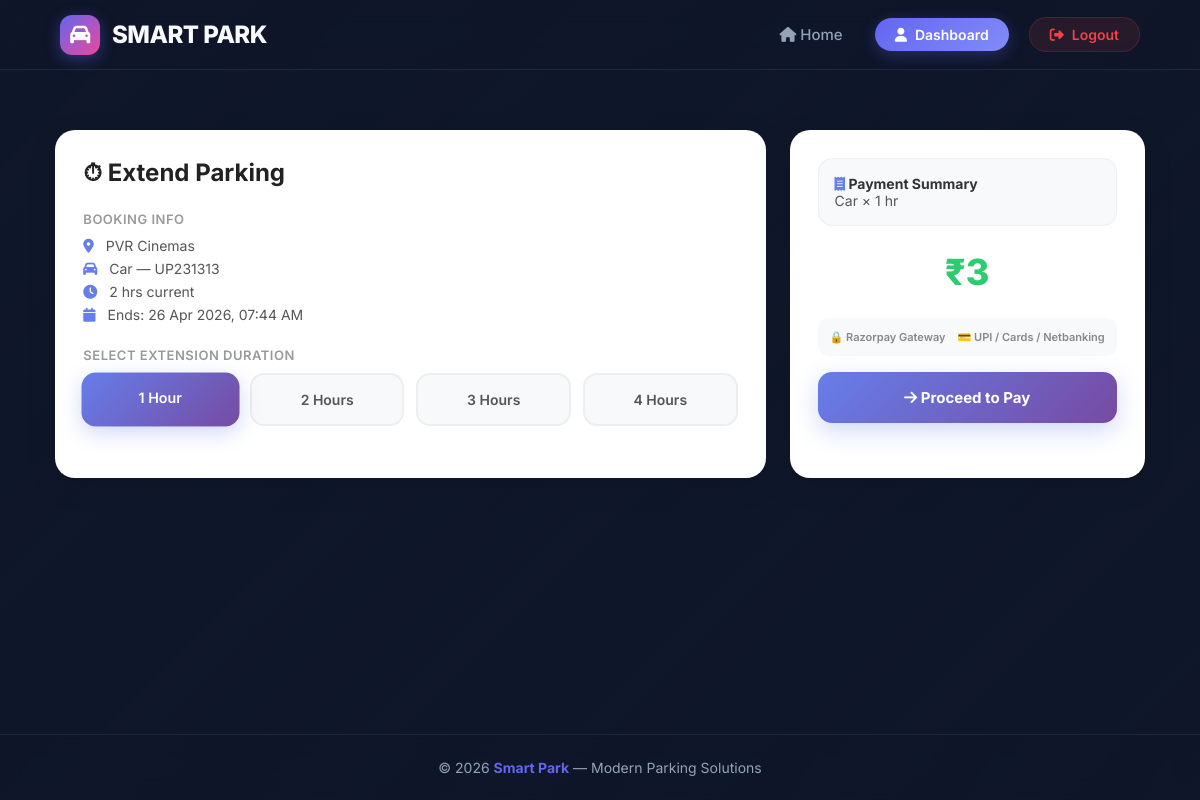
/payment/extension/20/ (signed in), run on the app's committed database.
### parking/models.py (models this page shows, shortened)
class Booking(models.Model):
    user = models.ForeignKey(User, on_delete=models.CASCADE)
    parking = models.ForeignKey(Parking, on_delete=models.CASCADE)
    vehicle_type = models.CharField(max_length=20, choices=VEHICLE_CHOICES)
    vehicle_number = models.CharField(max_length=20)
    booking_code = models.CharField(max_length=20, unique=True, editable=False)
    assigned_slot = models.CharField(max_length=10, blank=True, null=True)
    hours = models.IntegerField(default=1)
    total_price = models.FloatField(blank=True, null=True)
    booking_time = models.DateTimeField(auto_now_add=True)
    start_time = models.DateTimeField(null=True, blank=True)
    end_time = models.DateTimeField(null=True, blank=True)
    payment_timing = models.CharField(max_length=15, choices=PAYMENT_TIMING_CHOICES, default='pay_now')
    is_active = models.BooleanField(default=True)
    status = models.CharField(max_length=20, choices=BOOKING_STATUS_CHOICES, default='booked')
    is_checked_out = models.BooleanField(default=False)
    actual_exit_time = models.DateTimeField(null=True, blank=True)
    overstay_penalty = models.FloatField(default=0)
    rating = models.IntegerField(null=True, blank=True)

class Parking(models.Model):
    provider = models.ForeignKey(User, on_delete=models.CASCADE)
    parking_name = models.CharField(max_length=100)
    location = models.CharField(max_length=200)
    latitude = models.FloatField(null=True, blank=True)
    longitude = models.FloatField(null=True, blank=True)
    bike_slots = models.IntegerField(default=0)
    car_slots = models.IntegerField(default=0)
    suv_slots = models.IntegerField(default=0)
    truck_slots = models.IntegerField(default=0)
    available_bike_slots = models.IntegerField(default=0)
    available_car_slots = models.IntegerField(default=0)
    available_suv_slots = models.IntegerField(default=0)
    available_truck_slots = models.IntegerField(default=0)
    bike_price = models.FloatField(default=0)
    car_price = models.FloatField(default=0)
    suv_price = models.FloatField(default=0)
    truck_price = models.FloatField(default=0)
    bike_free_slots = models.IntegerField(default=0)
    car_free_slots = models.IntegerField(default=0)
    suv_free_slots = models.IntegerField(default=0)
    truck_free_slots = models.IntegerField(default=0)
    bike_first_free_limit = models.IntegerField(default=0)
    car_first_free_limit = models.IntegerField(default=0)
    suv_first_free_limit = models.IntegerField(default=0)
    truck_first_free_limit = models.IntegerField(default=0)
    used_bike_free_today = models.IntegerField(default=0)
    used_car_free_today = models.IntegerField(default=0)
    used_suv_free_today = models.IntegerField(default=0)
    used_truck_free_today = models.IntegerField(default=0)
    used_bike_first_free_today = models.IntegerField(default=0)
    used_car_first_free_today = models.IntegerField(default=0)
    used_suv_first_free_today = models.IntegerField(default=0)
    used_truck_first_free_today = models.IntegerField(default=0)
    last_reset_date = models.DateField(null=True, blank=True)
    def get_price(self, vehicle_type):
        prices = {
            "Bike": self.bike_price,
            "Car": self.car_price,
            "SUV": self.suv_price,
            "Truck": self.truck_price
        }
        return prices.get(vehicle_type, 0)

### parking/views.py (the view, shortened to what this page needs)
# urls.py: path('payment/extension/<int:booking_id>/', views.payment_extension, name='payment_extension'),
@login_required
def payment_extension(request, booking_id):
    booking = get_object_or_404(Booking, id=booking_id, user=request.user)
    rate = booking.parking.get_price(booking.vehicle_type)
    return render(request, "payment_extension.html", {
        "booking": booking,
        "show_checkout": False,
    })

### parking/templates/payment_extension.html (shortened to what this page needs)
{% extends 'home.html' %}
{% block content %}
<link rel="stylesheet" href="https://cdnjs.cloudflare.com/ajax/libs/font-awesome/6.5.0/css/all.min.css">
<div class="payment-wrapper">
    <div class="card">
        <div class="title">⏱ Extend Parking</div>
        <div class="section">
            <div class="section-title">Booking Info</div>
            <p><i class="fa-solid fa-location-dot"></i> {{ booking.parking.parking_name }}</p>
            <p><i class="fa-solid fa-car"></i> {{ booking.vehicle_type }} — {{ booking.vehicle_number }}</p>
            <p><i class="fa-solid fa-clock"></i> {{ booking.hours }} hrs current</p>
            {% if booking.end_time %}
            <p><i class="fa-solid fa-calendar"></i> Ends: {{ booking.end_time|date:"d M Y, h:i A" }}</p>
            {% endif %}
        </div>
        <div class="section">
            <div class="section-title">Select Extension Duration</div>
            <div class="hours-grid">
                <div class="hour-btn active" data-val="1">1 Hour</div>
                <div class="hour-btn" data-val="2">2 Hours</div>
                <div class="hour-btn" data-val="3">3 Hours</div>
                <div class="hour-btn" data-val="4">4 Hours</div>
            </div>
        </div>
    </div>
    <div class="card">
        {% if show_checkout %}
            <div class="summary-box">
                <strong><i class="fa-solid fa-receipt"></i> Payment Summary</strong><br>
                {{ booking.vehicle_type }} × {{ extension_hours }} hr extension
            </div>
            <div class="cost">₹{{ amount_display }}</div>
            <div class="security-strip">
                <div class="security-item">🔒 SSL Encrypted</div>
                <div class="security-item">🛡️ Razorpay Secure</div>
            </div>
            <div class="error-box" id="errorBox">
                <p id="errorMessage">Payment failed.</p>
            </div>
            <button class="btn" id="payBtn" onclick="startExtensionPayment()">
                🔐 Pay ₹{{ amount_display }} via Razorpay
            </button>
            <p class="powered-by">🔒 Secured by <strong>Razorpay</strong></p>
        {% else %}
            <form method="post" id="extensionForm">{% csrf_token %}
                <div class="summary-box">
                    <strong><i class="fa-solid fa-receipt"></i> Payment Summary</strong><br>
                    {{ booking.vehicle_type }} × <span id="hoursText">1</span> hr
                </div>
                <div class="cost" id="costText">₹0</div>
                <div class="security-strip">
                    <div class="security-item">🔒 Razorpay Gateway</div>
                    <div class="security-item">💳 UPI / Cards / Netbanking</div>
                </div>
                <button type="submit" class="btn" id="proceedBtn">
                    <i class="fa-solid fa-arrow-right"></i> Proceed to Pay
                </button>
            </form>
        {% endif %}
    </div>
</div>
{% endblock %}

### parking/templates/home.html (style rules this page uses)
:root { --primary: #6366f1; --primary-hover: #4f46e5; --secondary: #ec4899; --bg-dark: #0f172a; --text-light: #f8fafc; --text-muted: #94a3b8; --glass-bg: rgba(15, 23, 42, 0.6); --glass-border: rgba(255, 255, 255, 0.08); }
* { margin: 0; padding: 0; box-sizing: border-box; font-family: 'Inter', sans-serif; }
body { min-height: 100vh; display: flex; flex-direction: column; background-color: var(--bg-dark); color: var(--text-light); overflow-x: hidden; }

### parking/templates/payment_extension.html (style rules this page uses)
.payment-wrapper { max-width:1100px; margin:20px auto; display:grid; grid-template-columns:2fr 1fr; gap:24px; animation:fadeInUp 0.5s ease; }
.card { background:#fff; padding:28px; border-radius:20px; box-shadow:0 8px 30px rgba(0,0,0,0.1); }
.title { font-size:24px; font-weight:700; margin-bottom:24px; color:#222; }
.section { margin-bottom:24px; }
.section-title { font-weight:600; margin-bottom:10px; color:#999; font-size:13px; text-transform:uppercase; letter-spacing:0.5px; }
.section p { color:#555; margin:6px 0; font-size:14px; }
.section p i { margin-right:8px; color:#667eea; }
.hours-grid { display:grid; grid-template-columns:repeat(4, 1fr); gap:12px; }
.hour-btn { padding:16px; border-radius:14px; border:2px solid #eee; background:#f8f9fa; text-align:center; cursor:pointer; transition:all 0.3s; font-weight:600; color:#555; font-size:14px; }
.hour-btn.active { background:linear-gradient(135deg, #667eea, #764ba2); color:white; border:none; box-shadow:0 6px 20px rgba(102,126,234,0.3); transform:scale(1.02); }
.summary-box { background:#f8f9fa; border:1px solid #eee; padding:16px; border-radius:14px; margin-bottom:16px; color:#555; font-size:14px; }
.summary-box strong { color:#333; }
.summary-box i { color:#667eea; }
.cost { font-size:36px; font-weight:800; color:#2ecc71; text-align:center; margin:24px 0; }
.security-strip { display:flex; gap:12px; justify-content:center; padding:12px; background:#f8f9fa; border-radius:10px; margin-bottom:16px; }
.security-item { font-size:11px; color:#888; font-weight:600; }
.btn { width:100%; padding:16px; border-radius:14px; background:linear-gradient(135deg, #667eea, #764ba2); color:#fff; font-weight:700; font-size:15px; border:none; cursor:pointer; transition:all 0.3s; font-family:'Inter',sans-serif; box-shadow:0 8px 25px rgba(102,126,234,0.3); }

### data on the page
Booking: parking.parking_name "PVR Cinemas", vehicle_type "Car", vehicle_number "UP231313", hours "2", end_time "26 Apr 2026, 07:44 AM"
